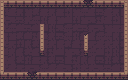

Rendered tile map (Tiled .tmx) drawn with the repository's tilesets; below, a short description and the full map source, tile grids included:
An orthogonal 16x10 tile map with 8x8 px tiles, 2 tile layers (Ground, Walls).

<map version="1.5" tiledversion="1.7.2" orientation="orthogonal" renderorder="right-down" width="16" height="10" tilewidth="8" tileheight="8" infinite="0" nextlayerid="3" nextobjectid="1">
 <editorsettings>
  <export target="maps/room1backup.lua" format="lua" />
 </editorsettings>
 <tileset firstgid="1" name="topdown" tilewidth="8" tileheight="8" tilecount="64" columns="8">
  <image source="microFantasy.v0.4/tilesets/topdown.png" width="64" height="64" />
 </tileset>
 <layer id="1" name="Ground" width="16" height="10">
  <data encoding="csv">
52,35,44,28,44,49,53,37,35,34,27,51,34,43,49,33,
49,35,28,25,52,26,28,26,41,25,34,36,53,35,28,37,
43,45,53,43,34,29,35,25,50,49,25,45,42,35,41,33,
43,34,50,53,50,50,29,45,34,51,53,27,45,25,26,27,
26,25,52,50,42,45,44,53,34,29,35,36,34,34,37,49,
51,27,49,37,52,33,43,33,52,35,42,27,35,43,44,51,
50,44,36,51,36,44,42,50,25,45,42,34,50,41,29,50,
33,36,51,29,26,28,52,53,33,42,37,36,53,29,52,51,
43,35,27,27,45,34,35,35,45,41,51,51,45,53,50,42,
25,28,35,34,45,37,34,34,36,35,35,25,36,53,53,37
</data>
 </layer>
 <layer id="2" name="Walls" width="16" height="10">
  <data encoding="csv">
13,2,2,2,2,2,2,2,2,2,5,6,2,2,2,14,
12,0,0,0,0,0,0,0,0,0,0,0,0,0,0,11,
12,0,0,0,0,0,0,0,0,0,0,0,0,0,0,11,
12,0,0,0,0,4,0,0,0,0,0,0,0,0,0,11,
12,0,0,0,0,12,0,0,0,0,9,0,0,0,0,11,
12,0,0,0,0,12,0,0,0,0,11,0,0,0,0,11,
12,0,0,0,0,20,0,0,0,0,19,0,0,0,0,11,
12,0,0,0,0,0,0,0,0,0,0,0,0,0,0,11,
12,0,0,0,0,0,0,0,0,0,0,0,0,0,0,11,
21,2,2,5,6,2,2,2,2,2,2,2,2,2,2,22
</data>
 </layer>
</map>
